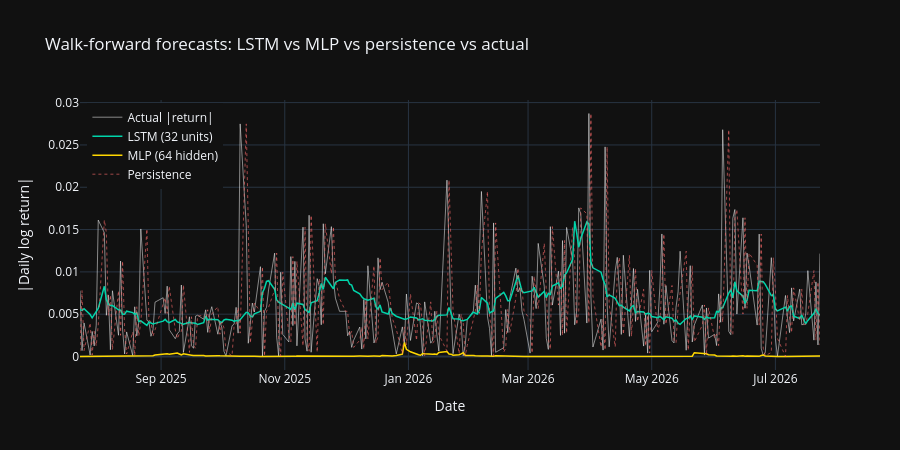

This figure's notebook cell:
### Markdown cell above
### Forecast comparison

### Code cell
fig = go.Figure()

fig.add_trace(go.Scatter(
    x=pred_dates, y=actual,
    name='Actual |return|', mode='lines',
    line=dict(color='white', width=1), opacity=0.5,
))
fig.add_trace(go.Scatter(
    x=pred_dates, y=lstm_forecasts,
    name=f'LSTM ({LSTM_UNITS} units)', mode='lines',
    line=dict(color='#00d4aa', width=1.5),
))
fig.add_trace(go.Scatter(
    x=pred_dates, y=mlp_forecasts,
    name=f'MLP ({MLP_HIDDEN} hidden)', mode='lines',
    line=dict(color='#ffd700', width=1.5),
))
fig.add_trace(go.Scatter(
    x=pred_dates, y=persistence,
    name='Persistence', mode='lines',
    line=dict(color='#ff6b6b', width=1, dash='dot'), opacity=0.6,
))

fig.update_layout(
    template='plotly_dark',
    title='Walk-forward forecasts: LSTM vs MLP vs persistence vs actual',
    xaxis_title='Date', yaxis_title='|Daily log return|',
    height=450,
    legend=dict(yanchor='top', y=0.99, xanchor='left', x=0.01),
)
fig.show()

### Figure 1 — Plotly figure (JSON) as saved in the notebook; plotly's stock layout.template omitted (floating-point values rounded to 4 significant figures; data arrays with more than 128 entries replaced by an {"elided": "..."} marker saying what was removed)
{"data": [{"line": {"color": "white", "width": 1}, "mode": "lines", "name": "Actual |return|", "opacity": 0.5, "type": "scatter", "x": {"elided": "252 str values"}, "y": {"elided": "252 float values"}}, {"line": {"color": "#00d4aa", "width": 1.5}, "mode": "lines", "name": "LSTM (32 units)", "type": "scatter", "x": {"elided": "252 str values"}, "y": {"elided": "252 float values"}}, {"line": {"color": "#ffd700", "width": 1.5}, "mode": "lines", "name": "MLP (64 hidden)", "type": "scatter", "x": {"elided": "252 str values"}, "y": {"elided": "252 float values"}}, {"line": {"color": "#ff6b6b", "dash": "dot", "width": 1}, "mode": "lines", "name": "Persistence", "opacity": 0.6, "type": "scatter", "x": {"elided": "252 str values"}, "y": {"elided": "252 float values"}}], "layout": {"height": 450, "legend": {"x": 0.01, "xanchor": "left", "y": 0.99, "yanchor": "top"}, "title": {"text": "Walk-forward forecasts: LSTM vs MLP vs persistence vs actual"}, "xaxis": {"title": {"text": "Date"}}, "yaxis": {"title": {"text": "|Daily log return|"}}}}
